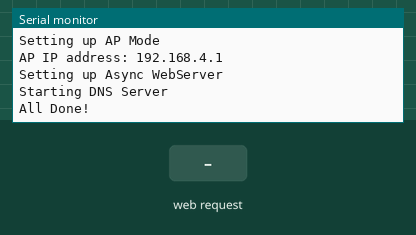
This sketch was run on a simulated ESP32. Shown: the last lines printed to the serial monitor. The inputs (shaded band) are chosen by the test bench.

Above: at 1.2 s.
1.3 s: HTTP request GET / received
At 2.0 s:
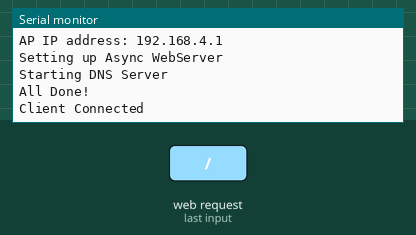
2.8 s: HTTP request GET /get?name=1 received
At 4.0 s:
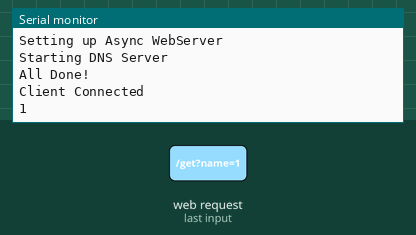
4.3 s: HTTP request GET /get?proficiency=1 received
At 5.5 s:
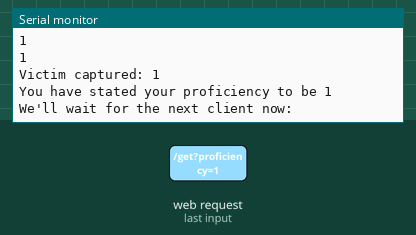

Measured:
- after the input at 1.3 s, the serial monitor: prints a new line at once (image 1)
- after the input at 2.8 s, the serial monitor: prints a new line at once (image 2)
- after the input at 4.3 s, the serial monitor: prints a new line at once (image 3)

The sketch:

Esp32DynamicCaptivePortal.ino
```cpp
//Dynamic captive portal

//Define libraries & variables
#include <DNSServer.h>
#include <WiFi.h>
#include <AsyncTCP.h>
#include "ESPAsyncWebServer.h"

// Server related variables
DNSServer dnsServer;
AsyncWebServer server(80);

String user_name;
String proficiency;
bool name_received = false;
bool proficiency_received = false;

//Store the HTML in flash memory instead of ram, y? because its huge & to save RAM
const char index_html[] PROGMEM = R"rawliteral(
<!DOCTYPE HTML><html><head>
  <title>Dynamic Captive Portal ;Demo</title>
  <meta name="viewport" content="width=device-width, initial-scale=1">
  </head><body>
  <h3>Captive Portal ;D</h3>
  <br><br>
  <form action="/get">
    <br>
    Name: <input type="text" name="name">
    <br>
    ESP32 Proficiency:
    <select name = "proficiency">
      <option value=Beginner>Beginner</option>
      <option value=Advanced>Advanced</option>
      <option value=Pro>Pro</option>
    </select>
    <input type="submit" value="Submit">
  </form>
</body></html>)rawliteral";

// Handle requests
class CaptiveRequestHandler : public AsyncWebHandler {
public:
  CaptiveRequestHandler() {}
  virtual ~CaptiveRequestHandler() {}

  bool canHandle(AsyncWebServerRequest *request){
    //request->addInterestingHeader("ANY");
    return true;
  }

  void handleRequest(AsyncWebServerRequest *request) {
    request->send_P(200, "text/html", index_html); //send_P is used instead of send, y coz its a big enough html page
  }
};

void setupServer(){
  server.on("/", HTTP_GET, [](AsyncWebServerRequest *request){
      request->send_P(200, "text/html", index_html);
      Serial.println("Client Connected");
  });
  //my dumbass forgot to account for the most important thing in the captive portal, initial request to try rech the internet
  server.onNotFound([](AsyncWebServerRequest *request){
      request->send_P(200, "text/html", index_html);
      Serial.println(" Serving... ( -_•)▄︻デ══━一");
  });
  //recive and send information
  server.on("/get", HTTP_GET, [] (AsyncWebServerRequest *request) {
      String inputMessage;
      String inputParam;

      if (request->hasParam("name")) {
        inputMessage = request->getParam("name")->value();
        inputParam = "name";
        user_name = inputMessage;
        Serial.println(inputMessage);
        name_received = true;
      }

      if (request->hasParam("proficiency")) {
        inputMessage = request->getParam("proficiency")->value();
        inputParam = "proficiency";
        proficiency = inputMessage;
        Serial.println(inputMessage);
        proficiency_received = true;
      }
      request->send(200, "text/html", "The values entered by you have been successfully sent to the device <br><a href=\"/\">Return to Home Page</a>");
  });
}

void setup(){
  //your other setup stuff...
  Serial.begin(115200);
  Serial.println();
  Serial.println("Setting up AP Mode");
  WiFi.mode(WIFI_AP);
  WiFi.softAP("youreCook3d2", "12345678");
  Serial.print("AP IP address: ");Serial.println(WiFi.softAPIP());
  Serial.println("Setting up Async WebServer");
  setupServer();
  Serial.println("Starting DNS Server");
  dnsServer.start(53, "*", WiFi.softAPIP());
  server.addHandler(new CaptiveRequestHandler()).setFilter(ON_AP_FILTER);//only when requested from AP
  //more handlers...
  server.begin();
  Serial.println("All Done!");
}

void loop(){
  dnsServer.processNextRequest();
  if(name_received && proficiency_received){
      Serial.print("Victim captured: ");Serial.println(user_name);
      Serial.print("You have stated your proficiency to be ");Serial.println(proficiency);
      name_received = false;
      proficiency_received = false;
      Serial.println("We'll wait for the next client now: ");
    }
}
```
